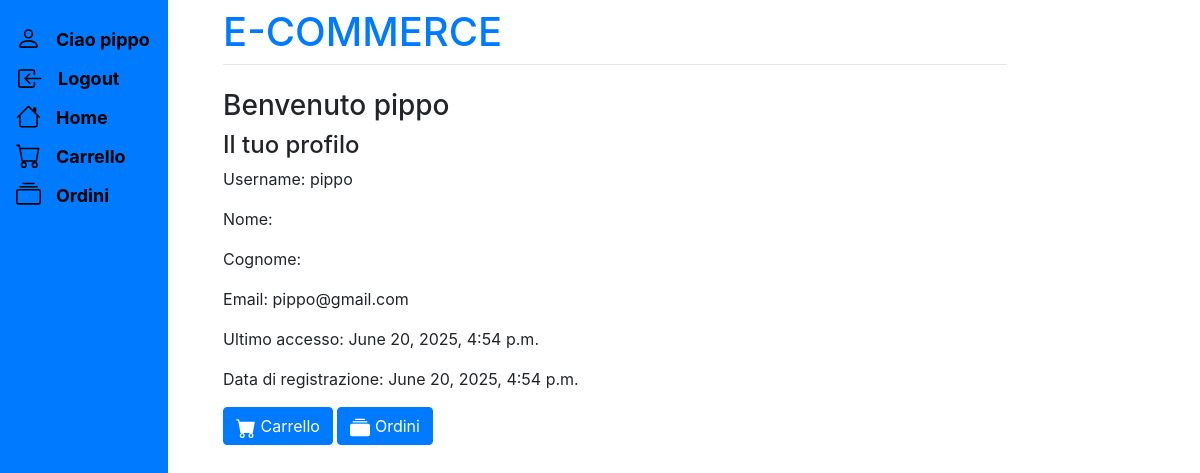
The page /cliente/ (signed in) on the database as committed earlier.
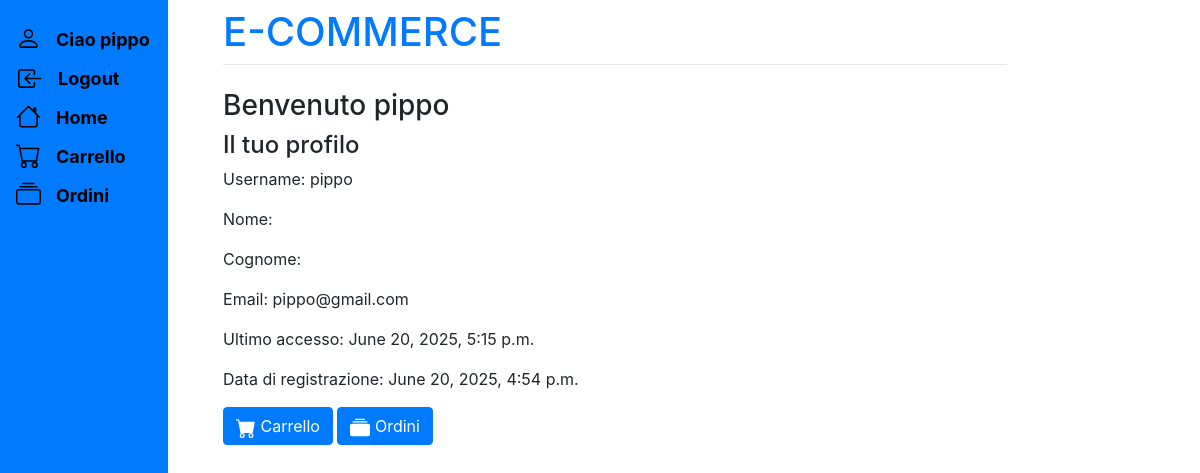
The same page on the database as committed later.
### registration/models.py (models this page shows, shortened)
class CustomUser(AbstractUser):
    birth_date = models.DateField(null=True, blank=True)
    is_premium = models.BooleanField(default=False)
    objects = CustomUserManager()

### store/views.py (the view)
# urls.py: path("cliente/", views.cliente, name="cliente"),
def cliente(response):
    return render(response, 'cliente.html', {})

### store/templates/cliente.html (shortened to what this page needs)
{% extends 'base.html' %}
{% block content %}
    {% if user.is_authenticated %}
        {% if user.is_superuser %}
            <h3>Benvenuto Administrator</h3>
        {% else %}
            <h3>Benvenuto {{user.username}}</h3>
            <h4>Il tuo profilo</h4>
            <p>Username: {{user.username}}</p>
            <p>Nome: {{user.first_name}}</p>
            <p>Cognome: {{user.last_name}}</p>
            <p>Email: {{user.email}}</p>
            <p>Ultimo accesso: {{user.last_login}}</p>
            <p>Data di registrazione: {{user.date_joined}}</p>
            <a href="/carrello" class="btn btn-primary">
                <span>Carrello</span>
            </a>
            <a href="/cronologiaOrdini" class="btn btn-primary">
                <span>Ordini</span>
            </a>
        {% endif %}
    {% else %}
        <h3>Non sei autenticato</h3>
        <a href="login/" class="btn btn-primary">Login</a>
        <a href="registration/" class="btn btn-primary">Registrati</a>
    {% endif %}
{% endblock %}

### store/templates/base.html (shortened to what this page needs)
<!doctype html>
<html>
<head>
	<link rel="stylesheet" href="https://stackpath.bootstrapcdn.com/bootstrap/4.3.1/css/bootstrap.min.css" integrity=
	"sha384-ggOyR0iXCbMQv3Xipma34MD+dH/1fQ784/j6cY/iJTQUOhcWr7x9JvoRxT2MZw1T">
</head>
<body>
    <div class="main">
        <div class="sidenav">
            <ul class="lista_sidenav">
                {% if user.is_authenticated %}
                    {% if not user.is_superuser %}
                        <li>
                            <a class="aSidenav" href="/cliente">
                                <span class="testoSidenav">Ciao {{ user.username }}</span>
                            </a>
                        </li>
                    {% endif %}
                        <li>
                            <form class="aSidenav hoverform" action="{% url 'logout' %}" method="post" style="display:inline; padding: 6px 8px 6px 18px">
                                <button type="submit" class="aSidenav" style="border: none; background: none; padding: 0; cursor: pointer; display: flex; align-items: center">
                                    <span class="testoSidenav">Logout</span>
                                </button>
                            </form>
                        </li>
                {% endif %}
                <li>
                    <a class="aSidenav" href="/home">
                        <span class="testoSidenav">Home</span>
                    </a>
                </li>
                {% if user.is_authenticated %}
                    {% if not user.is_superuser %}
                        <li>
                            <a class="aSidenav" href="/carrello">
                                <span class="testoSidenav">Carrello</span>
                            </a>
                        </li>
                        <li>
                            <a class="aSidenav" href="/cronologiaOrdini">
                                <span class="testoSidenav">Ordini</span>
                            </a>
                        </li>
                    {% endif %}
                {% endif %}
            </ul>
        </div>
        <div class="contenuto">
            <div class="larghezzaVariabile">
                <h1 class="mt-2 titolo">E-COMMERCE</h1>
                <hr class="mt-0 mb-4">
                {% block content %}{% endblock %}
            </div>
        </div>
	</div>
</body>
</html>

### store/templates/base.html (style rules this page uses)
.main { width: 100%; }
.sidenav { height:100%; width: 14%; position: fixed; z-index:1; top:0; left:0; background-color:#007bff; overflow-x: hidden; padding-top:20px; }
.sidenav a { display: flex; flex-direction: row !important; padding:6px 8px 6px 16px; text-decoration: none; width: 100%; font-size:21px; color: black; align-text: center; }
.lista_sidenav { list-style-type:none; margin:0; padding:0; }
.lista_sidenav li { display: flex; flex-direction: row; align-items: center; }
.titolo { color: #007bff; }
.contenuto { display: flex; width: 100%; justify-content : center; padding-left:30px; }
.testoSidenav { display : flex; padding-left: 15px; font-size: 18px; font-weight: bold; }
.larghezzaVariabile { width:67% }

Rows that differ between the two databases and show on the page:
changed CustomUser "pippo": last_login "June 20, 2025, 4:54 p.m." → "June 20, 2025, 5:15 p.m."
